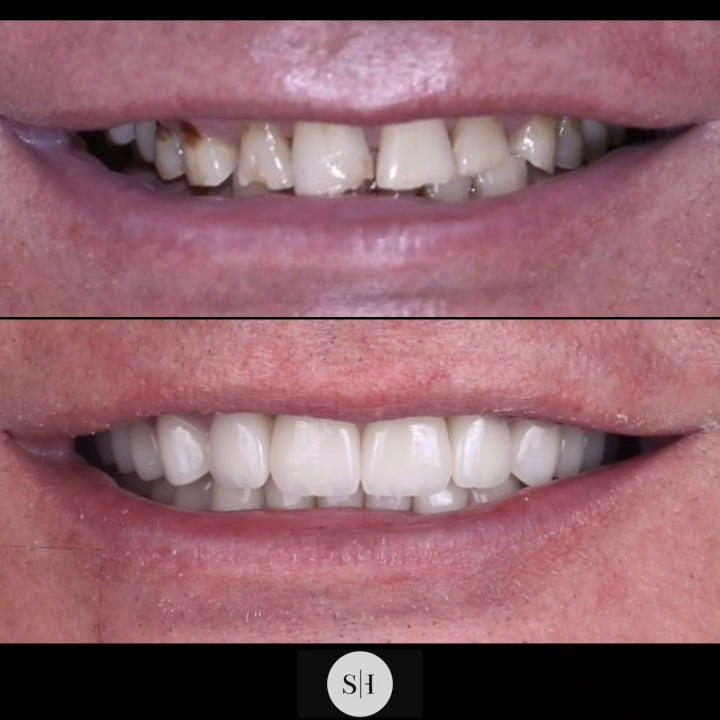
#> input picture materials/instagram/media/DVWPIBHDI9u-1.jpg, 1440 x 1440 px, found by its file name (shown at 1/2 size)
$ python photos.py
#> lines starting #> are read from the running program, lines starting #| are printed output that depends on the picture
"""Новые фото кейсов и команды -> public/photos/<name>-720.webp и -1280.webp (формат v1).
Запуск из корня репо: python3 -I tools/photos.py ; размеры печатает для src/content/photos.ts.
Источники: materials/instagram/media (посты клиники) и materials/google-maps/photos (карточка Google).
"""
from pathlib import Path
from PIL import Image, ImageOps, ImageEnhance

IG, GM, OUT = Path('materials/instagram/media'), Path('materials/google-maps/photos'), Path('public/photos')
JOBS = {
    # до/после — пары одинакового кадра (для слайдера)
    'wear-before':  (IG / 'DVWPIBHDI9u-1.jpg', (0, 41, 1440, 634)),
    'wear-after':   (IG / 'DVWPIBHDI9u-1.jpg', (0, 640, 1440, 1233)),
    'smile-before': (IG / 'DVWPIBHDI9u-2.jpg', (0, 0, 1440, 676)),
    'smile-after':  (IG / 'DVWPIBHDI9u-2.jpg', (0, 694, 1440, 1370)),
    'metal-before': (IG / 'DQt68YPDfVY-2.jpg', (0, 323, 1080, 666)),
    'metal-after':  (IG / 'DQt68YPDfVY-2.jpg', (0, 683, 1080, 1026)),
    # КТ и снимки из разборов случаев
    'cbct-before':  (IG / 'DVt_z_YDooL-1.jpg', None),
    'cbct-after':   (IG / 'DVt_z_YDooL-2.jpg', None),
    'sinus-closed': (IG / 'DYkbX6lDiAG-1.jpg', None),
    'sinus-plan':   (IG / 'DSLCWEfDQab-1.jpg', None),
    'sinus-plan-2': (IG / 'DSLCWEfDQab-3.jpg', None),
    'pano-implant': (IG / 'DN21qRB2rmm-2.jpg', None),
    # команда и клиника (карточка Google)
    'team-group':   (GM / 'gm-16.jpg', None),
    'entrance':     (GM / 'gm-11.jpg', None),
    'operatory':    (GM / 'gm-07.jpg', None),
}
for name, (src, box) in JOBS.items():
    im = ImageOps.exif_transpose(Image.open(src)).convert('RGB')
#> im is the input picture: PIL image 1440x1440 RGB; mean R, G, B 142, 98.7, 106.5
    if box: im = im.crop(box)
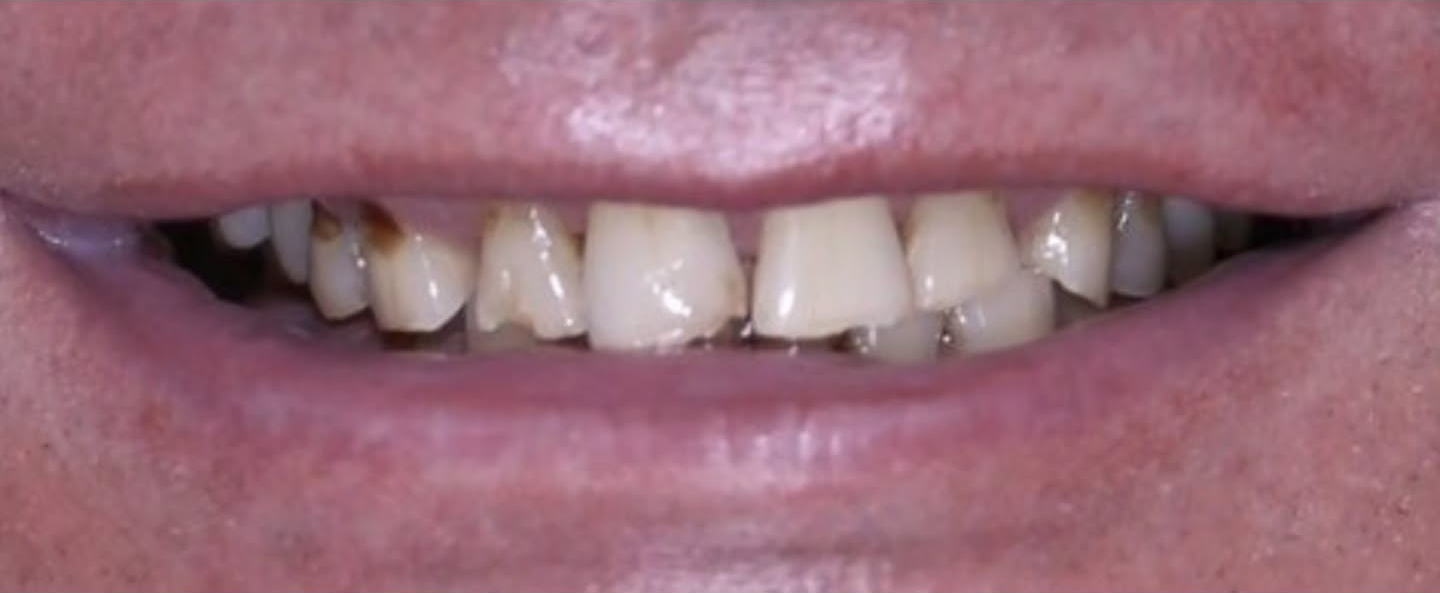
#> im: PIL image 1440x593 RGB; mean R, G, B 153.6, 107.5, 119.8
    im = ImageEnhance.Contrast(im).enhance(1.03)
    for w in (720, 1280):
        ww = min(w, im.width); h = round(im.height * ww / im.width)
        im.resize((ww, h), Image.LANCZOS).save(OUT / f'{name}-{w}.webp', 'WEBP', quality=76, method=6)
    print(f"  '{name}': [{min(1280, im.width)}, {round(im.height * min(1280, im.width) / im.width)}],")
#|   'wear-before': [1280, 527],
#> pass 3 of the loop `for name, (src, box) in JOBS.items():`:
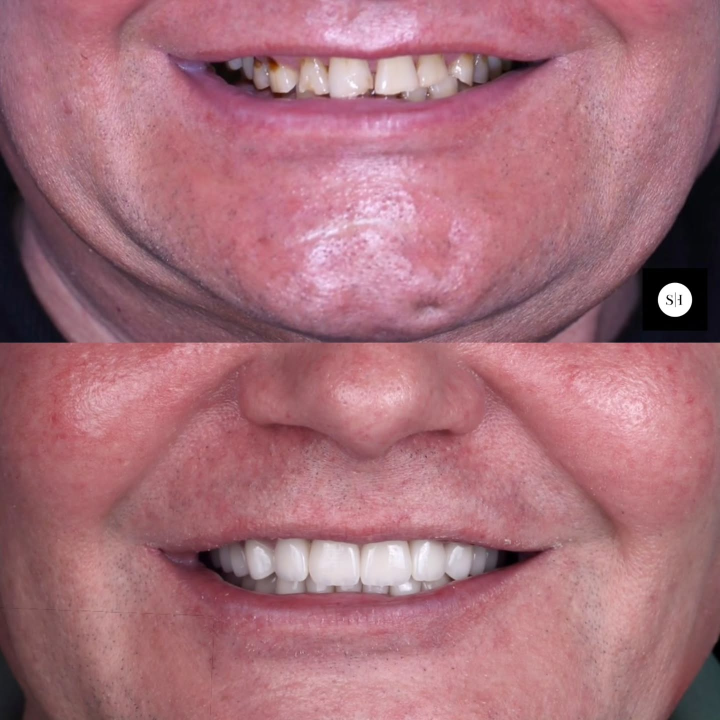
#> input picture materials/instagram/media/DVWPIBHDI9u-2.jpg, 1440 x 1440 px, found by its file name (shown at 1/2 size)
#> im is the input picture: PIL image 1440x1440 RGB; mean R, G, B 167.4, 111.7, 122.2
#> `if box: im = im.crop(box)`:
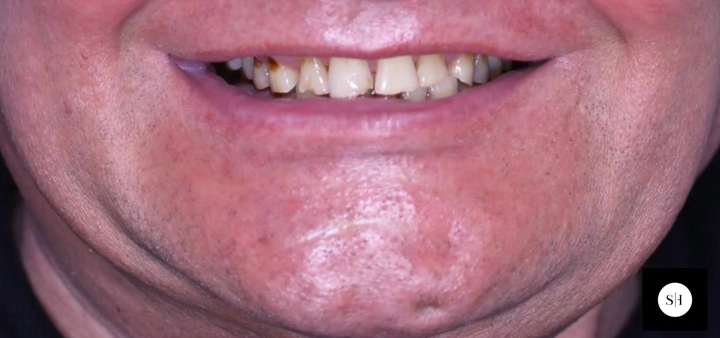
#> im: PIL image 1440x676 RGB (shown at 1/2 size); mean R, G, B 162.7, 108.6, 123.7
#> the loop `for w in (720, 1280):` made 2 passes
#> pass 1, `im.resize((ww, h), Image.LANCZOS).save(OUT / f'{name}-{w}.webp', 'WEBP..`:
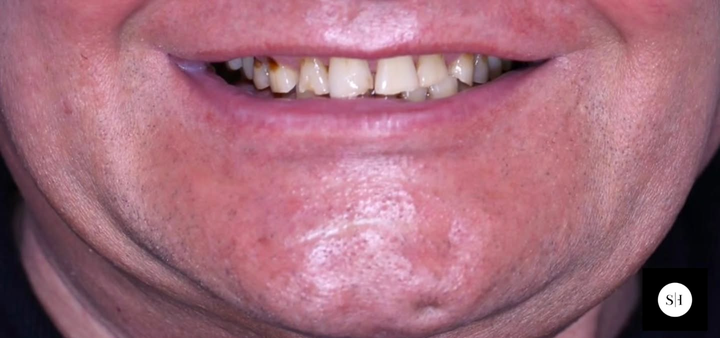
#> saved as smile-before-720.webp: PIL image 720x338 RGB; mean R, G, B 163.3, 107.6, 123.1
#|   'smile-before': [1280, 601],
#> (the run stopped early here; a loop or call above may not have finished)
